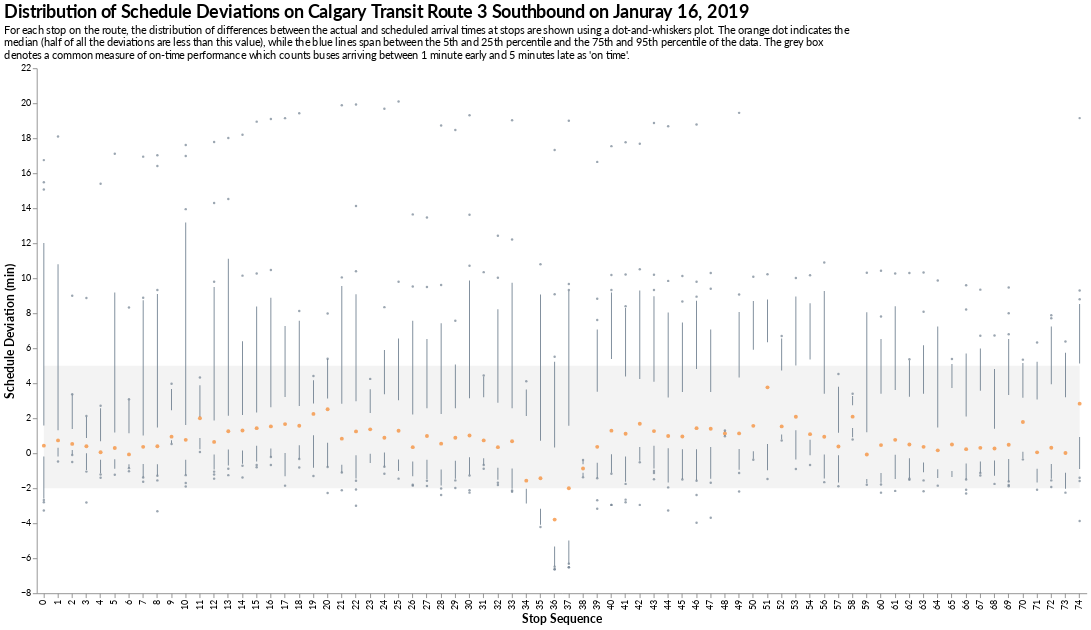

Write notebook code for a chart like this one.
### Markdown cell above
Now we can assemble the plot. Let's carry over the idea of putting the OTP box on the plot to provide people some understanding of how that metric comapres to the distribution.

### Code cell
upper_whisker = alt.Chart(dot_whisker).mark_bar(width=1, color='#708090').encode(
    alt.X("stop_seq:O", title=''),
    alt.Y("p75:Q"),
    alt.Y2("p95:Q")
)

lower_whisker = alt.Chart(dot_whisker).mark_bar(width=1, color='#708090').encode(
    alt.X("stop_seq:O", title=''),
    alt.Y("p05:Q"),
    alt.Y2("p25:Q")
)

median = alt.Chart(dot_whisker).mark_circle(size=20, fill='#F58426').encode(
    alt.X("stop_seq:O", title='Stop Sequence'),
    alt.Y("p50:Q", title='Schedule Deviation (min)')
)

outlier = alt.Chart(outliers).mark_circle(size=8, fill='#708090').encode(
    alt.X("stop_seq:O", title='Stop Sequence'),
    alt.Y("end_delta:Q", title='Schedule Deviation (min)')
)

area = alt.Chart(pd.DataFrame({
    'x': [0, traj.stop_seq.max()],
    'y': [-2, -2],
    'y2': [5, 5]
})).mark_area(fill='#EEEEEE', opacity=0.7).encode(
    alt.X('x:O'),
    alt.Y('y:Q'),
    alt.Y2('y2:Q')
)

# The order we add them is the order they are drawn (leftmost is on the bottom)
(area + upper_whisker + lower_whisker + median + outlier).properties(
    title={
      "text": ["Distribution of Schedule Deviations on Calgary Transit Route 3 Southbound on Januray 16, 2019"], 
      "subtitle": ["For each stop on the route, the distribution of differences between the actual and scheduled arrival times at stops are shown using a dot-and-whiskers plot. The orange dot indicates the", 
                   "median (half of all the deviations are less than this value), while the blue lines span between the 5th and 25th percentile and the 75th and 95th percentile of the data. The grey box", 
                   "denotes a common measure of on-time performance which counts buses arriving between 1 minute early and 5 minutes late as 'on time'."],
    },
    width=1200, 
    height=600
).configure(
    font='Lato'
).configure_view(
    strokeWidth=0
).configure_axis(
    grid=False,
    titleFontSize=14
).configure_title(
    fontSize=20,
    anchor='start',
    subtitleFontSize=12,
    subtitlePadding=5
)

### Figure 1 — Vega-Lite specification as saved in the notebook (floating-point values rounded to 4 significant figures; data arrays with more than 128 entries replaced by an {"elided": "..."} marker saying what was removed)
{"config": {"view": {"continuousWidth": 400, "continuousHeight": 300, "strokeWidth": 0}, "axis": {"grid": false, "titleFontSize": 14}, "font": "Lato", "title": {"anchor": "start", "fontSize": 20, "subtitleFontSize": 12, "subtitlePadding": 5}}, "layer": [{"data": {"name": "data-53e4071ec64c014475975668dcc3c4c8"}, "mark": {"type": "area", "fill": "#EEEEEE", "opacity": 0.7}, "encoding": {"x": {"field": "x", "type": "ordinal"}, "y": {"field": "y", "type": "quantitative"}, "y2": {"field": "y2"}}}, {"data": {"name": "data-38352cce527dec72c5e1902b20ff8a12"}, "mark": {"type": "bar", "color": "#708090", "width": 1}, "encoding": {"x": {"field": "stop_seq", "title": "", "type": "ordinal"}, "y": {"field": "p75", "type": "quantitative"}, "y2": {"field": "p95"}}}, {"data": {"name": "data-38352cce527dec72c5e1902b20ff8a12"}, "mark": {"type": "bar", "color": "#708090", "width": 1}, "encoding": {"x": {"field": "stop_seq", "title": "", "type": "ordinal"}, "y": {"field": "p05", "type": "quantitative"}, "y2": {"field": "p25"}}}, {"data": {"name": "data-38352cce527dec72c5e1902b20ff8a12"}, "mark": {"type": "circle", "fill": "#F58426", "size": 20}, "encoding": {"x": {"field": "stop_seq", "title": "Stop Sequence", "type": "ordinal"}, "y": {"field": "p50", "title": "Schedule Deviation (min)", "type": "quantitative"}}}, {"data": {"name": "data-60bb8c3e078ee93f07bd7966934ab0cb"}, "mark": {"type": "circle", "fill": "#708090", "size": 8}, "encoding": {"x": {"field": "stop_seq", "title": "Stop Sequence", "type": "ordinal"}, "y": {"field": "end_delta", "title": "Schedule Deviation (min)", "type": "quantitative"}}}], "height": 600, "title": {"text": ["Distribution of Schedule Deviations on Calgary Transit Route 3 Southbound on Januray 16, 2019"], "subtitle": ["For each stop on the route, the distribution of differences between the actual and scheduled arrival times at stops are shown using a dot-and-whiskers plot. The orange dot indicates the", "median (half of all the deviations are less than this value), while the blue lines span between the 5th and 25th percentile and the 75th and 95th percentile of the data. The grey box", "denotes a common measure of on-time performance which counts buses arriving between 1 minute early and 5 minutes late as 'on time'."]}, "width": 1200, "$schema": "https://vega.github.io/schema/vega-lite/v4.17.0.json", "datasets": {"data-53e4071ec64c014475975668dcc3c4c8": [{"x": 0, "y": -2, "y2": 5}, {"x": 74, "y": -2, "y2": 5}], "data-38352cce527dec72c5e1902b20ff8a12": [{"stop_seq": 0, "p05": -2.592, "p25": -0.1833, "p50": 0.4333, "p75": 1.583, "p95": 12.02}, {"stop_seq": 1, "p05": -0.1867, "p25": 0.3167, "p50": 0.7333, "p75": 1.317, "p95": 10.79}, {"stop_seq": 2, "p05": -0.065, "p25": 0.1875, "p50": 0.5333, "p75": 1.392, "p95": 3.355}, {"stop_seq": 3, "p05": -0.9633, "p25": 0.0, "p50": 0.4, "p75": 0.8667, "p95": 2.08}, {"stop_seq": 4, "p05": -1.141, "p25": -0.3708, "p50": 0.05833, "p75": 0.6833, "p95": 2.571}, {"stop_seq": 5, "p05": -0.8883, "p25": -0.3417, "p50": 0.3, "p75": 1.183, "p95": 9.182}, {"stop_seq": 6, "p05": -0.8483, "p25": -0.625, "p50": -0.06667, "p75": 1.15, "p95": 3.055}, {"stop_seq": 7, "p05": -1.37, "p25": -0.6167, "p50": 0.3667, "p75": 1.017, "p95": 8.743}, {"stop_seq": 8, "p05": -1.278, "p25": -0.625, "p50": 0.4, "p75": 1.471, "p95": 9.106}, {"stop_seq": 9, "p05": 0.575, "p25": 0.7417, "p50": 0.95, "p75": 2.458, "p95": 3.665}, {"stop_seq": 10, "p05": -1.232, "p25": -0.3708, "p50": 0.7667, "p75": 1.617, "p95": 13.19}, {"stop_seq": 11, "p05": 0.2267, "p25": 0.8667, "p50": 2.0, "p75": 2.067, "p95": 3.88}, {"stop_seq": 12, "p05": -0.93, "p25": -0.06667, "p50": 0.65, "p75": 1.867, "p95": 9.5}, {"stop_seq": 13, "p05": -0.6958, "p25": 0.2125, "p50": 1.258, "p75": 2.15, "p95": 11.11}, {"stop_seq": 14, "p05": -0.5975, "p25": 0.1542, "p50": 1.3, "p75": 2.179, "p95": 6.402}, {"stop_seq": 15, "p05": -0.4667, "p25": 0.4333, "p50": 1.433, "p75": 2.333, "p95": 8.383}, {"stop_seq": 16, "p05": -0.2033, "p25": 0.2667, "p50": 1.533, "p75": 2.633, "p95": 8.88}, {"stop_seq": 17, "p05": -1.312, "p25": 0.008333, "p50": 1.667, "p75": 3.217, "p95": 7.278}, {"stop_seq": 18, "p05": -0.3183, "p25": 0.4625, "p50": 1.575, "p75": 2.7, "p95": 7.568}, {"stop_seq": 19, "p05": -0.835, "p25": 1.033, "p50": 2.25, "p75": 2.85, "p95": 4.177}, {"stop_seq": 20, "p05": -0.7783, "p25": 0.6, "p50": 2.517, "p75": 3.125, "p95": 5.39}, {"stop_seq": 21, "p05": -1.097, "p25": -0.65, "p50": 0.8333, "p75": 2.825, "p95": 9.552}, {"stop_seq": 22, "p05": -1.437, "p25": -0.1167, "p50": 1.25, "p75": 2.967, "p95": 9.08}, {"stop_seq": 23, "p05": -0.55, "p25": -0.025, "p50": 1.367, "p75": 2.304, "p95": 3.663}, {"stop_seq": 24, "p05": -0.7542, "p25": 0.0375, "p50": 0.8833, "p75": 3.371, "p95": 5.9}, {"stop_seq": 25, "p05": -1.017, "p25": -0.3583, "p50": 1.283, "p75": 3.033, "p95": 6.561}, {"stop_seq": 26, "p05": -1.317, "p25": -0.4667, "p50": 0.35, "p75": 2.217, "p95": 7.567}, {"stop_seq": 27, "p05": -1.477, "p25": -0.3667, "p50": 0.9833, "p75": 2.567, "p95": 6.53}, {"stop_seq": 28, "p05": -1.843, "p25": -0.9333, "p50": 0.55, "p75": 2.25, "p95": 7.43}, {"stop_seq": 29, "p05": -1.457, "p25": -0.4333, "p50": 0.8833, "p75": 2.567, "p95": 5.073}, {"stop_seq": 30, "p05": -1.226, "p25": -0.2333, "p50": 1.017, "p75": 3.15, "p95": 9.871}, {"stop_seq": 31, "p05": -0.66, "p25": -0.2833, "p50": 0.7333, "p75": 3.2, "p95": 4.383}, {"stop_seq": 32, "p05": -1.51, "p25": -0.8333, "p50": 0.35, "p75": 2.883, "p95": 8.233}, {"stop_seq": 33, "p05": -2.028, "p25": -0.8667, "p50": 0.6833, "p75": 2.567, "p95": 9.742}, {"stop_seq": 34, "p05": -2.867, "p25": -2.025, "p50": -1.567, "p75": 2.133, "p95": 3.637}, {"stop_seq": 35, "p05": -4.092, "p25": -3.167, "p50": -1.425, "p75": 0.7167, "p95": 9.075}, {"stop_seq": 36, "p05": -6.475, "p25": -5.329, "p50": -3.792, "p75": 0.3292, "p95": 5.233}, {"stop_seq": 37, "p05": -6.31, "p25": -4.983, "p50": -2.0, "p75": 1.567, "p95": 9.283}, {"stop_seq": 38, "p05": -1.318, "p25": -1.121, "p50": -0.875, "p75": -0.6292, "p95": -0.4325}, {"stop_seq": 39, "p05": -1.403, "p25": -0.5375, "p50": 0.3667, "p75": 3.517, "p95": 7.077}, {"stop_seq": 40, "p05": -1.117, "p25": -0.05417, "p50": 1.292, "p75": 5.387, "p95": 9.183}, {"stop_seq": 41, "p05": -1.63, "p25": -0.1833, "p50": 1.117, "p75": 4.383, "p95": 8.297}, {"stop_seq": 42, "p05": -0.4333, "p25": 0.3583, "p50": 1.683, "p75": 4.242, "p95": 9.3}, {"stop_seq": 43, "p05": -0.8708, "p25": 0.425, "p50": 1.267, "p75": 4.079, "p95": 8.966}, {"stop_seq": 44, "p05": -1.67, "p25": 0.2833, "p50": 0.9833, "p75": 3.183, "p95": 8.037}, {"stop_seq": 45, "p05": -1.467, "p25": 0.2292, "p50": 0.9583, "p75": 3.504, "p95": 7.477}, {"stop_seq": 46, "p05": -1.547, "p25": 0.2333, "p50": 1.433, "p75": 4.821, "p95": 8.708}, {"stop_seq": 47, "p05": -1.458, "p25": 0.3583, "p50": 1.4, "p75": 3.5, "p95": 7.075}, {"stop_seq": 48, "p05": 0.9833, "p25": 1.05, "p50": 1.133, "p75": 1.217, "p95": 1.283}, {"stop_seq": 49, "p05": -0.9483, "p25": 0.2417, "p50": 1.133, "p75": 4.333, "p95": 8.077}, {"stop_seq": 50, "p05": -0.32, "p25": 0.1167, "p50": 1.567, "p75": 5.912, "p95": 8.707}, {"stop_seq": 51, "p05": -0.9667, "p25": 0.5333, "p50": 3.767, "p75": 6.35, "p95": 8.787}, {"stop_seq": 52, "p05": 0.8, "p25": 1.067, "p50": 1.533, "p75": 4.725, "p95": 6.558}, {"stop_seq": 53, "p05": -0.35, "p25": 1.321, "p50": 2.083, "p75": 5.021, "p95": 8.954}, {"stop_seq": 54, "p05": -0.1192, "p25": 0.7708, "p50": 1.092, "p75": 5.358, "p95": 8.577}, {"stop_seq": 56, "p05": -1.44, "p25": -0.075, "p50": 0.9417, "p75": 3.396, "p95": 9.265}, {"stop_seq": 57, "p05": -1.673, "p25": -0.1208, "p50": 0.3833, "p75": 1.175, "p95": 3.804}, {"stop_seq": 58, "p05": 0.9142, "p25": 1.438, "p50": 2.092, "p75": 2.746, "p95": 3.269}, {"stop_seq": 59, "p05": -1.71, "p25": -1.471, "p50": -0.075, "p75": 1.196, "p95": 8.052}, {"stop_seq": 60, "p05": -1.69, "p25": -1.133, "p50": 0.4667, "p75": 3.4, "p95": 6.523}, {"stop_seq": 61, "p05": -1.477, "p25": -0.08333, "p50": 0.7667, "p75": 3.617, "p95": 8.407}, {"stop_seq": 62, "p05": -1.415, "p25": -0.2917, "p50": 0.5, "p75": 3.233, "p95": 5.317}, {"stop_seq": 63, "p05": -1.083, "p25": -0.5333, "p50": 0.3667, "p75": 3.4, "p95": 6.177}, {"stop_seq": 64, "p05": -1.417, "p25": -0.9167, "p50": 0.1667, "p75": 1.475, "p95": 7.25}, {"stop_seq": 65, "p05": -1.35, "p25": -1.017, "p50": 0.5, "p75": 3.733, "p95": 5.103}, {"stop_seq": 66, "p05": -1.485, "p25": -0.5833, "p50": 0.2333, "p75": 2.1, "p95": 5.7}, {"stop_seq": 67, "p05": -1.121, "p25": -0.4708, "p50": 0.3083, "p75": 3.575, "p95": 5.979}, {"stop_seq": 68, "p05": -1.282, "p25": -0.4083, "p50": 0.275, "p75": 1.396, "p95": 4.821}, {"stop_seq": 69, "p05": -1.613, "p25": -0.3333, "p50": 0.4833, "p75": 3.333, "p95": 6.53}, {"stop_seq": 70, "p05": -0.275, "p25": 0.09167, "p50": 1.783, "p75": 3.175, "p95": 5.158}, {"stop_seq": 71, "p05": -1.675, "p25": -0.8833, "p50": 0.05, "p75": 3.067, "p95": 5.225}, {"stop_seq": 72, "p05": -1.457, "p25": -0.6167, "p50": 0.3167, "p75": 3.938, "p95": 7.244}, {"stop_seq": 73, "p05": -2.023, "p25": -1.117, "p50": 0.01667, "p75": 3.2, "p95": 5.747}, {"stop_seq": 74, "p05": -0.905, "p25": 0.925, "p50": 2.833, "p75": 5.133, "p95": 8.53}], "data-60bb8c3e078ee93f07bd7966934ab0cb": {"elided": "268 records"}}}
